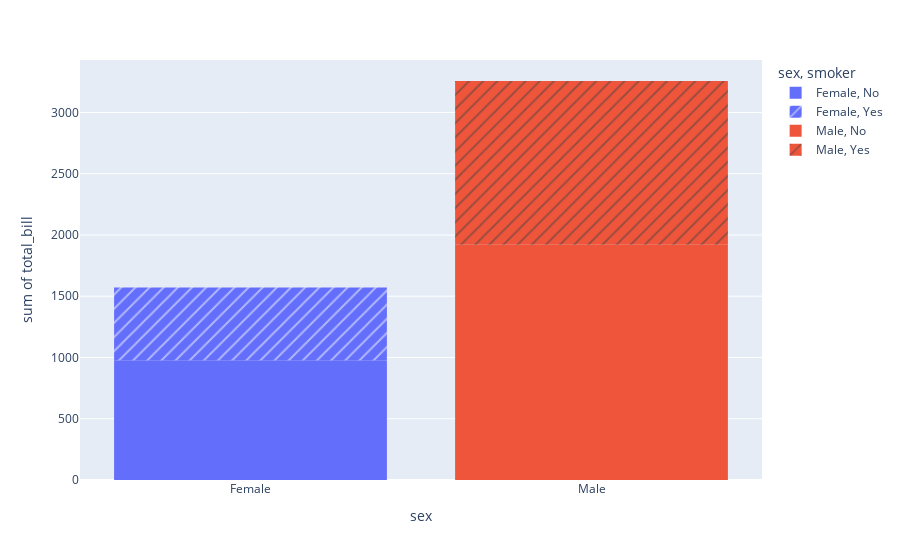

Notebook cell for this chart:
### Code cell
fig = px.histogram(df, x="sex", y="total_bill", color="sex", pattern_shape="smoker")
fig.show()

### Figure 1 — Plotly figure (JSON) as saved in the notebook; plotly's stock layout.template omitted (floating-point values rounded to 4 significant figures)
{"data": [{"alignmentgroup": "True", "bingroup": "x", "histfunc": "sum", "hovertemplate": "sex=%{x}<br>smoker=No<br>sum of total_bill=%{y}<extra></extra>", "legendgroup": "Female, No", "marker": {"color": "#636efa", "pattern": {"shape": ""}}, "name": "Female, No", "offsetgroup": "Female, No", "orientation": "v", "showlegend": true, "type": "histogram", "x": ["Female", "Female", "Female", "Female", "Female", "Female", "Female", "Female", "Female", "Female", "Female", "Female", "Female", "Female", "Female", "Female", "Female", "Female", "Female", "Female", "Female", "Female", "Female", "Female", "Female", "Female", "Female", "Female", "Female", "Female", "Female", "Female", "Female", "Female", "Female", "Female", "Female", "Female", "Female", "Female", "Female", "Female", "Female", "Female", "Female", "Female", "Female", "Female", "Female", "Female", "Female", "Female", "Female", "Female"], "xaxis": "x", "y": [16.99, 24.59, 35.26, 14.83, 10.33, 16.97, 20.29, 15.77, 19.65, 15.06, 20.69, 16.93, 10.29, 34.81, 26.41, 16.45, 17.07, 14.73, 10.07, 34.83, 22.75, 20.92, 7.25, 25.71, 17.31, 10.65, 12.43, 24.08, 13.42, 12.48, 29.8, 14.52, 11.38, 20.27, 11.17, 12.26, 18.26, 8.51, 10.33, 14.15, 13.16, 17.47, 27.05, 16.43, 8.35, 18.64, 11.87, 29.85, 25, 13.39, 16.21, 15.98, 35.83, 18.78], "yaxis": "y"}, {"alignmentgroup": "True", "bingroup": "x", "histfunc": "sum", "hovertemplate": "sex=%{x}<br>smoker=Yes<br>sum of total_bill=%{y}<extra></extra>", "legendgroup": "Female, Yes", "marker": {"color": "#636efa", "pattern": {"shape": "/"}}, "name": "Female, Yes", "offsetgroup": "Female, Yes", "orientation": "v", "showlegend": true, "type": "histogram", "x": ["Female", "Female", "Female", "Female", "Female", "Female", "Female", "Female", "Female", "Female", "Female", "Female", "Female", "Female", "Female", "Female", "Female", "Female", "Female", "Female", "Female", "Female", "Female", "Female", "Female", "Female", "Female", "Female", "Female", "Female", "Female", "Female", "Female"], "xaxis": "x", "y": [3.07, 26.86, 25.28, 5.75, 16.32, 11.35, 15.38, 44.3, 22.42, 14.31, 17.51, 10.59, 10.63, 9.6, 20.9, 18.15, 19.81, 43.11, 13, 12.74, 13, 16.4, 16.47, 12.76, 13.27, 28.17, 12.9, 30.14, 13.42, 16.27, 10.09, 22.12, 27.18], "yaxis": "y"}, {"alignmentgroup": "True", "bingroup": "x", "histfunc": "sum", "hovertemplate": "sex=%{x}<br>smoker=No<br>sum of total_bill=%{y}<extra></extra>", "legendgroup": "Male, No", "marker": {"color": "#EF553B", "pattern": {"shape": ""}}, "name": "Male, No", "offsetgroup": "Male, No", "orientation": "v", "showlegend": true, "type": "histogram", "x": ["Male", "Male", "Male", "Male", "Male", "Male", "Male", "Male", "Male", "Male", "Male", "Male", "Male", "Male", "Male", "Male", "Male", "Male", "Male", "Male", "Male", "Male", "Male", "Male", "Male", "Male", "Male", "Male", "Male", "Male", "Male", "Male", "Male", "Male", "Male", "Male", "Male", "Male", "Male", "Male", "Male", "Male", "Male", "Male", "Male", "Male", "Male", "Male", "Male", "Male", "Male", "Male", "Male", "Male", "Male", "Male", "Male", "Male", "Male", "Male", "Male", "Male", "Male", "Male", "Male", "Male", "Male", "Male", "Male", "Male", "Male", "Male", "Male", "Male", "Male", "Male", "Male", "Male", "Male", "Male", "Male", "Male", "Male", "Male", "Male", "Male", "Male", "Male", "Male", "Male", "Male", "Male", "Male", "Male", "Male", "Male", "Male"], "xaxis": "x", "y": [10.34, 21.01, 23.68, 25.29, 8.77, 26.88, 15.04, 14.78, 10.27, 15.42, 18.43, 21.58, 16.29, 20.65, 17.92, 39.42, 19.82, 17.81, 13.37, 12.69, 21.7, 9.55, 18.35, 17.78, 24.06, 16.31, 18.69, 31.27, 16.04, 17.46, 13.94, 9.68, 30.4, 18.29, 22.23, 32.4, 28.55, 18.04, 12.54, 9.94, 25.56, 19.49, 48.27, 17.59, 20.08, 20.23, 12.02, 10.51, 27.2, 22.76, 17.29, 16.66, 15.98, 13.03, 18.28, 24.71, 21.16, 22.49, 12.46, 18.24, 14, 38.07, 23.95, 29.93, 11.69, 14.26, 15.95, 8.52, 22.82, 19.08, 34.3, 41.19, 9.78, 7.51, 14.07, 13.13, 17.26, 24.55, 19.77, 48.17, 16.49, 21.5, 12.66, 13.81, 24.52, 20.76, 31.71, 20.69, 7.56, 48.33, 20.45, 13.28, 11.61, 10.77, 10.07, 29.03, 17.82], "yaxis": "y"}, {"alignmentgroup": "True", "bingroup": "x", "histfunc": "sum", "hovertemplate": "sex=%{x}<br>smoker=Yes<br>sum of total_bill=%{y}<extra></extra>", "legendgroup": "Male, Yes", "marker": {"color": "#EF553B", "pattern": {"shape": "/"}}, "name": "Male, Yes", "offsetgroup": "Male, Yes", "orientation": "v", "showlegend": true, "type": "histogram", "x": ["Male", "Male", "Male", "Male", "Male", "Male", "Male", "Male", "Male", "Male", "Male", "Male", "Male", "Male", "Male", "Male", "Male", "Male", "Male", "Male", "Male", "Male", "Male", "Male", "Male", "Male", "Male", "Male", "Male", "Male", "Male", "Male", "Male", "Male", "Male", "Male", "Male", "Male", "Male", "Male", "Male", "Male", "Male", "Male", "Male", "Male", "Male", "Male", "Male", "Male", "Male", "Male", "Male", "Male", "Male", "Male", "Male", "Male", "Male", "Male"], "xaxis": "x", "y": [38.01, 11.24, 20.29, 13.81, 11.02, 18.29, 15.01, 17.92, 19.44, 32.68, 28.97, 40.17, 27.28, 12.03, 21.01, 15.36, 20.49, 25.21, 16, 50.81, 15.81, 7.25, 31.85, 16.82, 32.9, 17.89, 14.48, 34.63, 34.65, 23.33, 45.35, 23.17, 40.55, 30.46, 23.1, 15.69, 28.44, 15.48, 16.58, 10.34, 13.51, 18.71, 20.53, 26.59, 38.73, 24.27, 30.06, 25.89, 28.15, 11.59, 7.74, 12.16, 8.58, 13.42, 24.01, 15.69, 15.53, 12.6, 32.83, 22.67], "yaxis": "y"}], "layout": {"autosize": true, "barmode": "relative", "dragmode": "zoom", "legend": {"title": {"text": "sex, smoker"}, "tracegroupgap": 0}, "margin": {"t": 60}, "xaxis": {"anchor": "y", "autorange": true, "categoryarray": ["Female", "Male"], "categoryorder": "array", "domain": [0, 1], "range": [-0.5, 1.5], "title": {"text": "sex"}, "type": "category"}, "yaxis": {"anchor": "x", "autorange": true, "domain": [0, 1], "range": [0, 3428.0], "title": {"text": "sum of total_bill"}, "type": "linear"}}}
